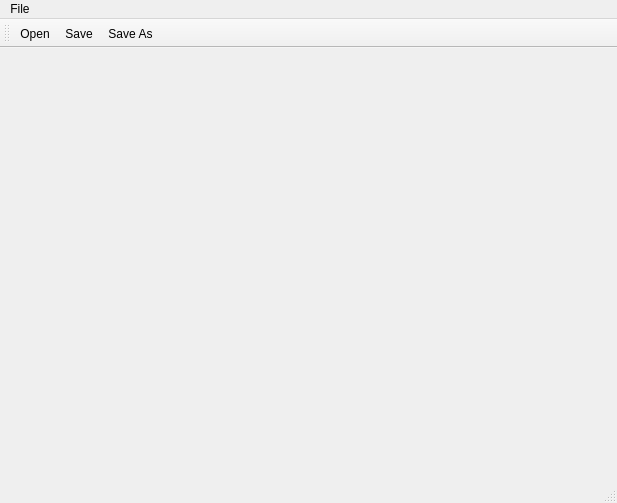
<?xml version="1.0" encoding="UTF-8"?>
<ui version="4.0">
 <class>MainWindow</class>
 <widget class="QMainWindow" name="MainWindow">
  <property name="geometry">
   <rect>
    <x>0</x>
    <y>0</y>
    <width>617</width>
    <height>503</height>
   </rect>
  </property>
  <property name="windowTitle">
   <string>HexEditor</string>
  </property>
  <widget class="QWidget" name="centralwidget"/>
  <widget class="QMenuBar" name="menubar">
   <property name="geometry">
    <rect>
     <x>0</x>
     <y>0</y>
     <width>617</width>
     <height>25</height>
    </rect>
   </property>
   <widget class="QMenu" name="menuFile">
    <property name="title">
     <string>File</string>
    </property>
    <addaction name="actionOpen"/>
    <addaction name="actionSave"/>
    <addaction name="actionSaveAs"/>
   </widget>
   <addaction name="menuFile"/>
  </widget>
  <widget class="QStatusBar" name="statusbar"/>
  <widget class="QToolBar" name="toolBar">
   <property name="windowTitle">
    <string>toolBar</string>
   </property>
   <attribute name="toolBarArea">
    <enum>TopToolBarArea</enum>
   </attribute>
   <attribute name="toolBarBreak">
    <bool>false</bool>
   </attribute>
   <addaction name="actionOpen"/>
   <addaction name="actionSave"/>
   <addaction name="actionSaveAs"/>
  </widget>
  <action name="actionOpen">
   <property name="text">
    <string>Open</string>
   </property>
   <property name="toolTip">
    <string>Opens a file for editing</string>
   </property>
   <property name="shortcut">
    <string>Ctrl+O</string>
   </property>
  </action>
  <action name="actionSave">
   <property name="text">
    <string>Save</string>
   </property>
   <property name="shortcut">
    <string>Ctrl+S</string>
   </property>
  </action>
  <action name="actionSaveAs">
   <property name="text">
    <string>Save As</string>
   </property>
  </action>
 </widget>
 <resources/>
 <connections/>
</ui>
